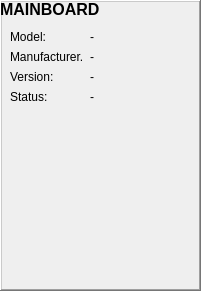
   <widget class="QFrame" name="mainboard_frame">
    <property name="geometry">
     <rect>
      <x>430</x>
      <y>30</y>
      <width>201</width>
      <height>291</height>
     </rect>
    </property>
    <property name="frameShape">
     <enum>QFrame::WinPanel</enum>
    </property>
    <property name="frameShadow">
     <enum>QFrame::Raised</enum>
    </property>
    <widget class="QLabel" name="mainboard_title_label">
     <property name="geometry">
      <rect>
       <x>0</x>
       <y>0</y>
       <width>111</width>
       <height>21</height>
      </rect>
     </property>
     <property name="font">
      <font>
       <pointsize>12</pointsize>
       <weight>75</weight>
       <bold>true</bold>
      </font>
     </property>
     <property name="text">
      <string>MAINBOARD</string>
     </property>
     <property name="alignment">
      <set>Qt::AlignLeading|Qt::AlignLeft|Qt::AlignTop</set>
     </property>
    </widget>
    <widget class="QWidget" name="formLayoutWidget_3">
     <property name="geometry">
      <rect>
       <x>10</x>
       <y>30</y>
       <width>181</width>
       <height>251</height>
      </rect>
     </property>
     <layout class="QFormLayout" name="mainboard_layout">
      <item row="0" column="0">
       <widget class="QLabel" name="mainboard_model_title_label">
        <property name="text">
         <string>Model:</string>
        </property>
       </widget>
      </item>
      <item row="0" column="1">
       <widget class="QLabel" name="mainboard_model_data_label">
        <property name="text">
         <string>-</string>
        </property>
       </widget>
      </item>
      <item row="1" column="0">
       <widget class="QLabel" name="mainboard_manufacturer_title_label">
        <property name="text">
         <string>Manufacturer.</string>
        </property>
       </widget>
      </item>
      <item row="1" column="1">
       <widget class="QLabel" name="mainboard_manufacturer_data_label">
        <property name="text">
         <string>-</string>
        </property>
       </widget>
      </item>
      <item row="2" column="0">
       <widget class="QLabel" name="mainboard_version_title_label">
        <property name="text">
         <string>Version:</string>
        </property>
       </widget>
      </item>
      <item row="2" column="1">
       <widget class="QLabel" name="mainboard_version_data_label">
        <property name="text">
         <string>-</string>
        </property>
       </widget>
      </item>
      <item row="3" column="0">
       <widget class="QLabel" name="mainboard_status_title_label">
        <property name="text">
         <string>Status:</string>
        </property>
       </widget>
      </item>
      <item row="3" column="1">
       <widget class="QLabel" name="mainboard_status_data_label">
        <property name="text">
         <string>-</string>
        </property>
       </widget>
      </item>
     </layout>
    </widget>
   </widget>
